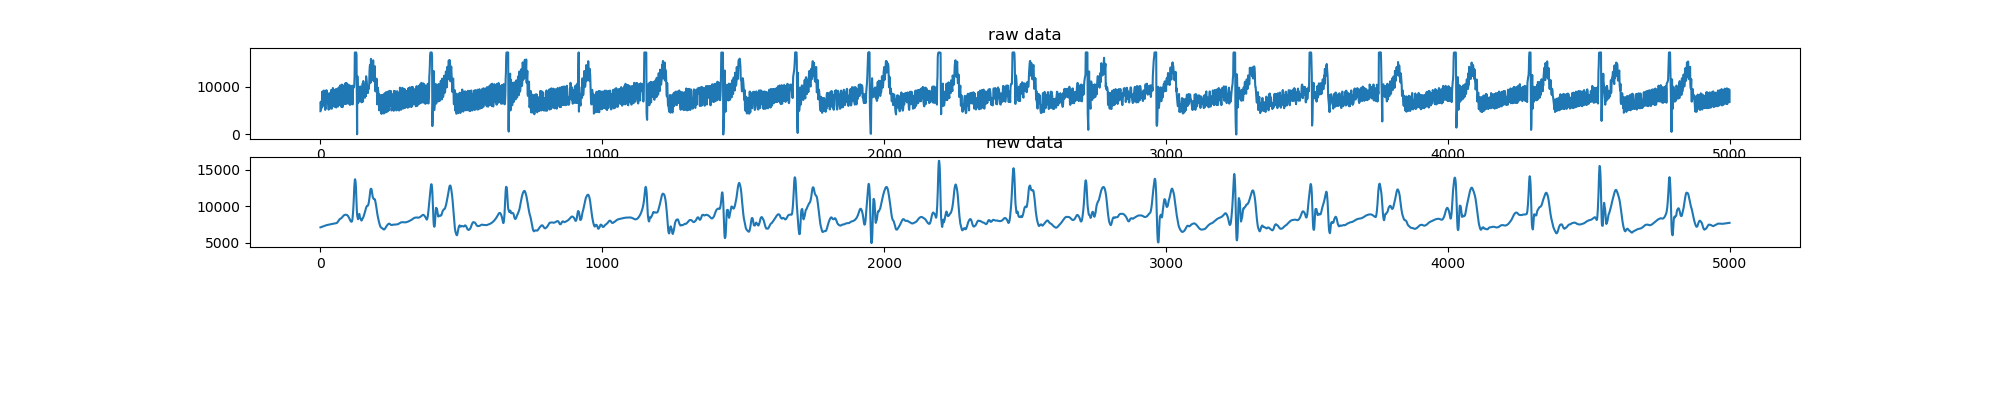

This figure's Python source:
import numpy as np
from sklearn.preprocessing import MinMaxScaler
print("="*30)
print("loading model now ......")
# import tensorflow as tf
# interpreter = tf.lite.Interpreter(model_path='./model.tflite')

import time
# import Adafruit_ADS1x15 as ada
import matplotlib.pyplot as plt
import pywt
print("="*30)
print("starting to collect your ecg data now.\nPlease remain calm...")
time.sleep(12)
data=np.loadtxt("D:\\anaconda3\\envs\\myTensorflow\\ECG\\Tang\\ecgdata500-2.txt")
print("="*30)
print("collecting ecgdata finished, now processing your ecgdata......")
coeffs = pywt.wavedec(data=data, wavelet='db5', level=9)
cA9, cD9, cD8, cD7, cD6, cD5, cD4, cD3, cD2, cD1 = coeffs
threshold = (np.median(np.abs(cD1))/0.6745)*(np.sqrt(2*np.log(len(cD1))))
cD1.fill(0)
cD2.fill(0)
cD3.fill(0)
for i in range(1, len(coeffs)-3):
    coeffs[i]=pywt.threshold(coeffs[i], threshold)
rdata = pywt.waverec(coeffs=coeffs, wavelet='db5')
print("="*30)
print("showing your ecgdata")
plt.figure(figsize=(20,4))
plt.subplot(3,1,1)
plt.plot(data)
plt.title("raw data")
plt.subplot(3,1,2)
plt.plot(rdata)
plt.title("new data")
plt.savefig('D:\\anaconda3\\envs\\myTensorflow\\ECG\\Tang\\ecgtest3.png')
plt.show()

print("="*30)
print("analysing your ecgdata using ECGNet")
tt = np.array(rdata).reshape((5000,1))
tt = MinMaxScaler(feature_range=(0,1)).fit_transform(tt)
interpreter.allocate_tensors()
inputIndex=interpreter.get_input_details()[0]["index"]
outputIndex = interpreter.get_output_details()[0]["index"]
tt = tt.reshape((-1,5000,1,1))
tt = tt.astype(np.float32)
interpreter.set_tensor(inputIndex, tt)
interpreter.invoke()
prediction = interpreter.get_tensor(outputIndex)[0]
print(prediction)
print("so far,you are healthy. keep exercising and stay fit.")
